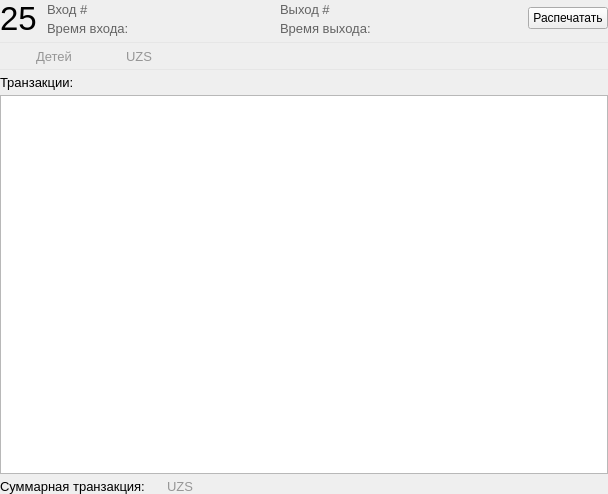
<?xml version="1.0" encoding="UTF-8"?>
<ui version="4.0">
 <class>TransactionsFrame</class>
 <widget class="QFrame" name="TransactionsFrame">
  <property name="geometry">
   <rect>
    <x>0</x>
    <y>0</y>
    <width>608</width>
    <height>494</height>
   </rect>
  </property>
  <property name="windowTitle">
   <string>Frame</string>
  </property>
  <layout class="QVBoxLayout" name="verticalLayout">
   <property name="spacing">
    <number>5</number>
   </property>
   <property name="leftMargin">
    <number>0</number>
   </property>
   <property name="topMargin">
    <number>0</number>
   </property>
   <property name="rightMargin">
    <number>0</number>
   </property>
   <property name="bottomMargin">
    <number>0</number>
   </property>
   <item>
    <layout class="QHBoxLayout" name="horizontalLayout_10" stretch="0,1,0">
     <property name="spacing">
      <number>10</number>
     </property>
     <property name="topMargin">
      <number>0</number>
     </property>
     <item>
      <widget class="QLabel" name="bracer_number_label">
       <property name="sizePolicy">
        <sizepolicy hsizetype="Expanding" vsizetype="Preferred">
         <horstretch>0</horstretch>
         <verstretch>0</verstretch>
        </sizepolicy>
       </property>
       <property name="font">
        <font>
         <pointsize>25</pointsize>
        </font>
       </property>
       <property name="text">
        <string>25</string>
       </property>
      </widget>
     </item>
     <item>
      <layout class="QVBoxLayout" name="verticalLayout_8">
       <property name="spacing">
        <number>0</number>
       </property>
       <item>
        <layout class="QHBoxLayout" name="horizontalLayout_18">
         <property name="spacing">
          <number>5</number>
         </property>
         <property name="topMargin">
          <number>0</number>
         </property>
         <item>
          <widget class="QLabel" name="label_11">
           <property name="font">
            <font>
             <pointsize>10</pointsize>
            </font>
           </property>
           <property name="styleSheet">
            <string notr="true">color: rgb(100, 100, 100);</string>
           </property>
           <property name="text">
            <string>Вход # </string>
           </property>
          </widget>
         </item>
         <item>
          <widget class="QLabel" name="enter_number_label">
           <property name="sizePolicy">
            <sizepolicy hsizetype="Expanding" vsizetype="Preferred">
             <horstretch>0</horstretch>
             <verstretch>0</verstretch>
            </sizepolicy>
           </property>
           <property name="font">
            <font>
             <pointsize>10</pointsize>
            </font>
           </property>
           <property name="styleSheet">
            <string notr="true">QLabel{
color: rgb(0, 170, 255);
}
QLabel:hover{
		text-decoration: underline;
}</string>
           </property>
           <property name="text">
            <string/>
           </property>
          </widget>
         </item>
         <item>
          <widget class="QLabel" name="label_12">
           <property name="font">
            <font>
             <pointsize>10</pointsize>
            </font>
           </property>
           <property name="styleSheet">
            <string notr="true">color: rgb(100, 100, 100);</string>
           </property>
           <property name="text">
            <string>Выход # </string>
           </property>
          </widget>
         </item>
         <item>
          <widget class="QLabel" name="exit_number_label">
           <property name="sizePolicy">
            <sizepolicy hsizetype="Expanding" vsizetype="Preferred">
             <horstretch>0</horstretch>
             <verstretch>0</verstretch>
            </sizepolicy>
           </property>
           <property name="font">
            <font>
             <pointsize>10</pointsize>
            </font>
           </property>
           <property name="styleSheet">
            <string notr="true">QLabel{
color: rgb(0, 170, 255);
}
QLabel:hover{
		text-decoration: underline;
}</string>
           </property>
           <property name="text">
            <string/>
           </property>
          </widget>
         </item>
        </layout>
       </item>
       <item>
        <layout class="QHBoxLayout" name="horizontalLayout_12">
         <property name="spacing">
          <number>5</number>
         </property>
         <property name="topMargin">
          <number>0</number>
         </property>
         <item>
          <widget class="QLabel" name="label_18">
           <property name="font">
            <font>
             <pointsize>10</pointsize>
            </font>
           </property>
           <property name="styleSheet">
            <string notr="true">color: rgb(100, 100, 100);</string>
           </property>
           <property name="text">
            <string>Время входа: </string>
           </property>
          </widget>
         </item>
         <item>
          <widget class="QLabel" name="enter_time_label">
           <property name="sizePolicy">
            <sizepolicy hsizetype="Expanding" vsizetype="Preferred">
             <horstretch>0</horstretch>
             <verstretch>0</verstretch>
            </sizepolicy>
           </property>
           <property name="font">
            <font>
             <pointsize>10</pointsize>
            </font>
           </property>
           <property name="styleSheet">
            <string notr="true">QLabel{
color: rgb(0, 170, 255);
}
QLabel:hover{
		text-decoration: underline;
}</string>
           </property>
           <property name="text">
            <string/>
           </property>
          </widget>
         </item>
         <item>
          <widget class="QLabel" name="label_19">
           <property name="font">
            <font>
             <pointsize>10</pointsize>
            </font>
           </property>
           <property name="styleSheet">
            <string notr="true">color: rgb(100, 100, 100);</string>
           </property>
           <property name="text">
            <string>Время выхода: </string>
           </property>
          </widget>
         </item>
         <item>
          <widget class="QLabel" name="exit_time_label">
           <property name="sizePolicy">
            <sizepolicy hsizetype="Expanding" vsizetype="Preferred">
             <horstretch>0</horstretch>
             <verstretch>0</verstretch>
            </sizepolicy>
           </property>
           <property name="font">
            <font>
             <pointsize>10</pointsize>
            </font>
           </property>
           <property name="styleSheet">
            <string notr="true">QLabel{
color: rgb(0, 170, 255);
}
QLabel:hover{
		text-decoration: underline;
}</string>
           </property>
           <property name="text">
            <string/>
           </property>
          </widget>
         </item>
        </layout>
       </item>
      </layout>
     </item>
     <item>
      <widget class="QPushButton" name="print_but">
       <property name="text">
        <string>Распечатать</string>
       </property>
       <property name="icon">
        <iconset resource="../clientresources.qrc">
         <normaloff>:/resources/glyphs/icon_print.png</normaloff>:/resources/glyphs/icon_print.png</iconset>
       </property>
       <property name="iconSize">
        <size>
         <width>22</width>
         <height>32</height>
        </size>
       </property>
      </widget>
     </item>
    </layout>
   </item>
   <item>
    <widget class="Line" name="line_4">
     <property name="minimumSize">
      <size>
       <width>0</width>
       <height>1</height>
      </size>
     </property>
     <property name="maximumSize">
      <size>
       <width>16777215</width>
       <height>1</height>
      </size>
     </property>
     <property name="styleSheet">
      <string notr="true">background-color:rgba(230, 230, 230, 255);
</string>
     </property>
     <property name="lineWidth">
      <number>0</number>
     </property>
     <property name="orientation">
      <enum>Qt::Horizontal</enum>
     </property>
    </widget>
   </item>
   <item>
    <layout class="QHBoxLayout" name="horizontalLayout_11" stretch="0,0,0,0,0,1">
     <property name="spacing">
      <number>10</number>
     </property>
     <property name="topMargin">
      <number>0</number>
     </property>
     <item>
      <widget class="QLabel" name="enter_number_2">
       <property name="font">
        <font>
         <pointsize>10</pointsize>
        </font>
       </property>
       <property name="text">
        <string/>
       </property>
       <property name="pixmap">
        <pixmap resource="../clientresources.qrc">:/resources/glyphs/14.png</pixmap>
       </property>
      </widget>
     </item>
     <item>
      <widget class="QLabel" name="childs_label">
       <property name="font">
        <font>
         <pointsize>10</pointsize>
        </font>
       </property>
       <property name="styleSheet">
        <string notr="true">QLabel{
color: rgb(0, 170, 255);
}</string>
       </property>
       <property name="text">
        <string/>
       </property>
      </widget>
     </item>
     <item>
      <widget class="QLabel" name="enter_number_9">
       <property name="sizePolicy">
        <sizepolicy hsizetype="Expanding" vsizetype="Preferred">
         <horstretch>0</horstretch>
         <verstretch>0</verstretch>
        </sizepolicy>
       </property>
       <property name="font">
        <font>
         <pointsize>10</pointsize>
        </font>
       </property>
       <property name="styleSheet">
        <string notr="true">color: rgb(150, 150, 150);</string>
       </property>
       <property name="text">
        <string>Детей</string>
       </property>
      </widget>
     </item>
     <item>
      <widget class="QLabel" name="enter_number_4">
       <property name="minimumSize">
        <size>
         <width>16</width>
         <height>16</height>
        </size>
       </property>
       <property name="maximumSize">
        <size>
         <width>16</width>
         <height>16</height>
        </size>
       </property>
       <property name="font">
        <font>
         <pointsize>10</pointsize>
        </font>
       </property>
       <property name="text">
        <string/>
       </property>
       <property name="pixmap">
        <pixmap resource="../clientresources.qrc">:/resources/glyphs/coins.png</pixmap>
       </property>
       <property name="scaledContents">
        <bool>true</bool>
       </property>
      </widget>
     </item>
     <item>
      <widget class="QLabel" name="ballance_label">
       <property name="sizePolicy">
        <sizepolicy hsizetype="Preferred" vsizetype="Preferred">
         <horstretch>0</horstretch>
         <verstretch>0</verstretch>
        </sizepolicy>
       </property>
       <property name="font">
        <font>
         <pointsize>10</pointsize>
        </font>
       </property>
       <property name="styleSheet">
        <string notr="true">color: rgb(255, 0, 0);</string>
       </property>
       <property name="text">
        <string/>
       </property>
      </widget>
     </item>
     <item>
      <widget class="QLabel" name="enter_number_6">
       <property name="sizePolicy">
        <sizepolicy hsizetype="Expanding" vsizetype="Preferred">
         <horstretch>0</horstretch>
         <verstretch>0</verstretch>
        </sizepolicy>
       </property>
       <property name="font">
        <font>
         <pointsize>10</pointsize>
        </font>
       </property>
       <property name="styleSheet">
        <string notr="true">color: rgb(150, 150, 150);</string>
       </property>
       <property name="text">
        <string>UZS</string>
       </property>
      </widget>
     </item>
    </layout>
   </item>
   <item>
    <widget class="Line" name="line_5">
     <property name="minimumSize">
      <size>
       <width>0</width>
       <height>1</height>
      </size>
     </property>
     <property name="maximumSize">
      <size>
       <width>16777215</width>
       <height>1</height>
      </size>
     </property>
     <property name="styleSheet">
      <string notr="true">background-color:rgba(230, 230, 230, 255);
</string>
     </property>
     <property name="lineWidth">
      <number>0</number>
     </property>
     <property name="orientation">
      <enum>Qt::Horizontal</enum>
     </property>
    </widget>
   </item>
   <item>
    <layout class="QHBoxLayout" name="horizontalLayout_13">
     <property name="spacing">
      <number>5</number>
     </property>
     <property name="topMargin">
      <number>0</number>
     </property>
     <item>
      <widget class="QLabel" name="enter_number_8">
       <property name="font">
        <font>
         <pointsize>10</pointsize>
        </font>
       </property>
       <property name="text">
        <string>Транзакции: </string>
       </property>
      </widget>
     </item>
    </layout>
   </item>
   <item>
    <widget class="QTableView" name="tableView">
     <property name="alternatingRowColors">
      <bool>false</bool>
     </property>
     <property name="selectionBehavior">
      <enum>QAbstractItemView::SelectRows</enum>
     </property>
     <property name="sortingEnabled">
      <bool>false</bool>
     </property>
     <attribute name="horizontalHeaderShowSortIndicator" stdset="0">
      <bool>false</bool>
     </attribute>
     <attribute name="horizontalHeaderStretchLastSection">
      <bool>true</bool>
     </attribute>
    </widget>
   </item>
   <item>
    <layout class="QHBoxLayout" name="horizontalLayout_14">
     <property name="spacing">
      <number>5</number>
     </property>
     <property name="topMargin">
      <number>0</number>
     </property>
     <item>
      <widget class="QLabel" name="enter_number_7">
       <property name="font">
        <font>
         <pointsize>10</pointsize>
        </font>
       </property>
       <property name="text">
        <string>Суммарная транзакция: </string>
       </property>
      </widget>
     </item>
     <item>
      <widget class="QLabel" name="total_transaction_label">
       <property name="sizePolicy">
        <sizepolicy hsizetype="Preferred" vsizetype="Preferred">
         <horstretch>0</horstretch>
         <verstretch>0</verstretch>
        </sizepolicy>
       </property>
       <property name="font">
        <font>
         <pointsize>10</pointsize>
        </font>
       </property>
       <property name="text">
        <string/>
       </property>
      </widget>
     </item>
     <item>
      <widget class="QLabel" name="enter_number_10">
       <property name="sizePolicy">
        <sizepolicy hsizetype="Expanding" vsizetype="Preferred">
         <horstretch>0</horstretch>
         <verstretch>0</verstretch>
        </sizepolicy>
       </property>
       <property name="font">
        <font>
         <pointsize>10</pointsize>
        </font>
       </property>
       <property name="styleSheet">
        <string notr="true">color: rgb(150, 150, 150);</string>
       </property>
       <property name="text">
        <string>UZS</string>
       </property>
      </widget>
     </item>
    </layout>
   </item>
  </layout>
 </widget>
 <resources>
  <include location="../clientresources.qrc"/>
 </resources>
 <connections/>
</ui>
